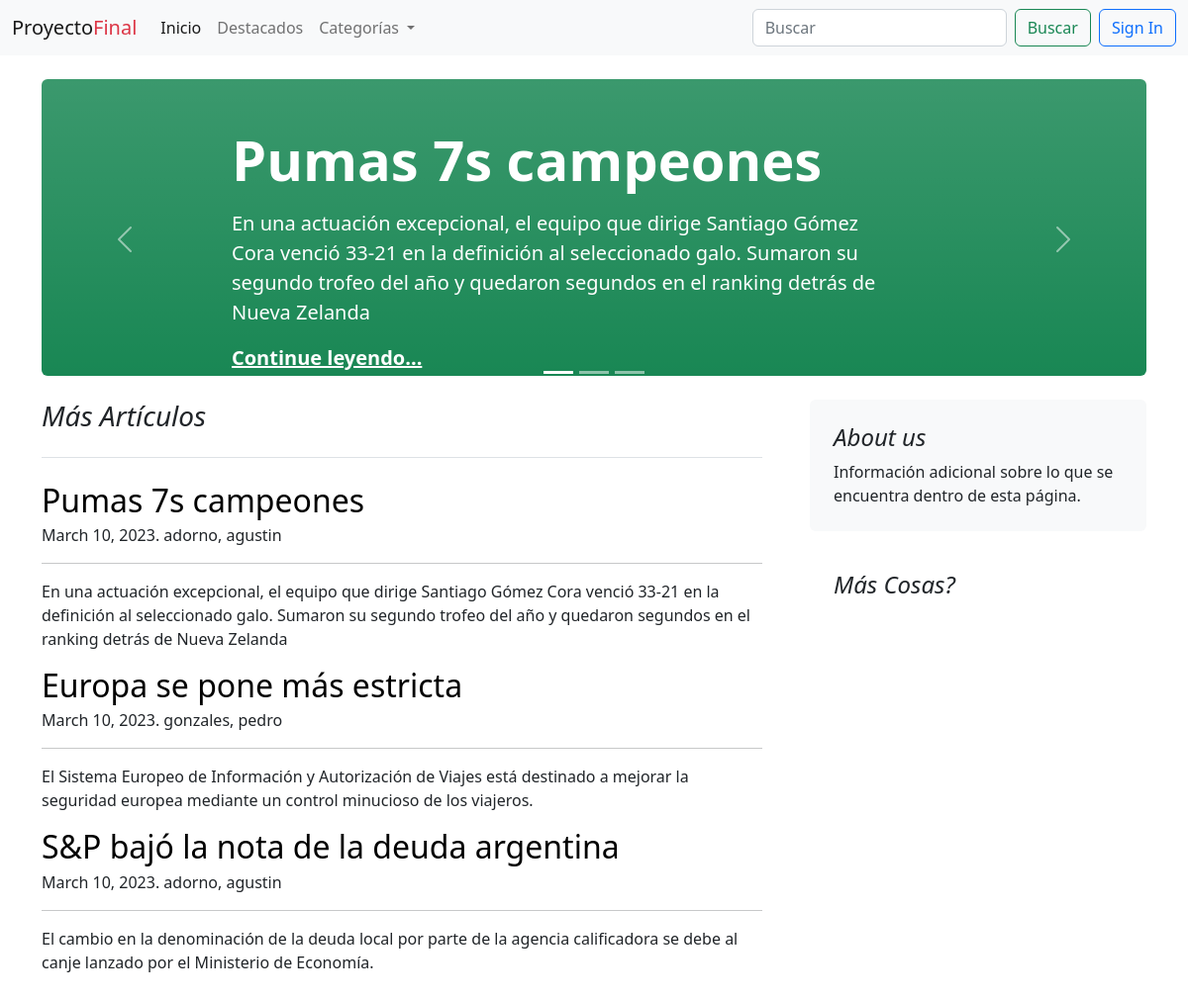
/, run on an earlier commit of the app's database.
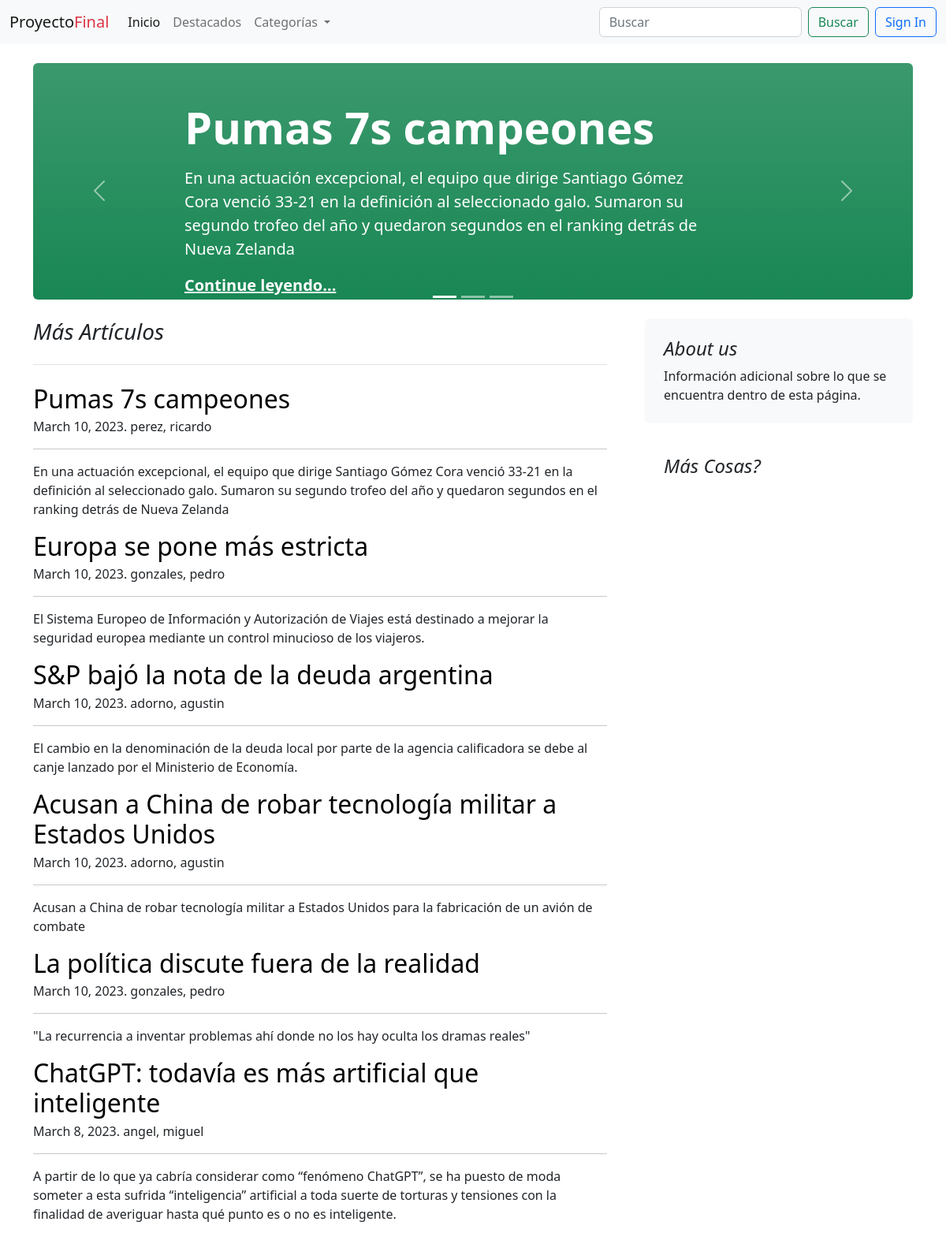
And on a later commit of the database.
### blogs/models.py (models this page shows, shortened)
class Post(models.Model):
    titulo = models.CharField(max_length=300)
    slug = models.SlugField(unique=True)
    overview = models.TextField()
    date_created = models.DateTimeField(auto_now=True)
    contenido = models.TextField()
    autor = models.ForeignKey(settings.AUTH_USER_MODEL, on_delete=models.PROTECT)
    categorias = models.ManyToManyField('Categoria')
    featured = models.BooleanField(default=False)
    imagen = models.ImageField(upload_to='post_imagenes/' ,blank=True, null=True)
    pub_date = models.DateTimeField(default=timezone.now)
    class meta:
        ordering = ["-date_created"]
    def get_absolute_url(self):
        return reverse("blogs:post", kwargs={"slug":self.slug})

### users/models.py (models this page shows)
class user(AbstractUser):
    def __str__(self):
        return f'{self.last_name}, {self.first_name}'

### blogs/views.py (the view)
# urls.py: path('',views.inicio),
def inicio(request):
    posts = Post.objects.filter(
        pub_date__lte=timezone.now()
    )
    categorias = Categoria.objects.all()
    featured = Post.objects.filter(featured=True).filter(
        pub_date__lte=timezone.now()
    )[:3]
    context = {
        'post_list':posts,
        'categorias':categorias,
        'featured':featured,
    }
    return render(request, 'blogs/inicio.html',context=context)

### blogs/context_.py (called while the page is built)
def categorias_(request):
    categorias = Categoria.objects.all()
    return {
        'categorias':categorias
    }

### blogs/templates/blogs/inicio.html (shortened to what this page needs)
{% extends 'base.html' %}
{% block content %}
<div class="container-xxl bd-gutter mt-3 my-md-4 bd-layout">
    <main class="container">
        <div class="row g-5">
            <div class="col-md-12">
                {% include "blogs/featured.html" %}
            </div>
        </div>
        <div class="row g-5">
            <div class="col-md-8">
                <h3 class="pb-4 mb-4 fst-italic border-bottom">
                    Más Artículos
                </h3>
                {% for post in post_list %}
                    <article class="blog-post">
                        <h2 class="blog-post-title mb-1">
                            <a href="{{ post.get_absolute_url }}" style="text-decoration: none"
                               class="text-black">
                                {{ post.titulo }}
                            </a>
                        </h2>
                        <p class="blog-post-meta">{{ post.pub_date.date }}. {{post.autor}}</p>
                        <hr>
                        <p>{{ post.overview }}</p>
                    </article>
                {% endfor %}
            </div>
            <div class="col-md-4">
                <div class="position-sticky" style="top: 2rem;">
                    <div class="p-4 mb-3 bg-light rounded">
                        <h4 class="fst-italic">About us</h4>
                        <p class="mb-0">Información adicional sobre lo que se encuentra dentro de esta página.</p>
                    </div>
                    <div class="p-4">
                        <h4 class="fst-italic">Más Cosas?</h4>
                    </div>
                </div>
            </div>
        </div>
    </main>
</div>
{% endblock content %}

### blogs/templates/base.html (shortened to what this page needs)
<!DOCTYPE html>
<html lang="en">
<head>
    <link href="https://cdn.jsdelivr.net/npm/bootstrap@5.2.2/dist/css/bootstrap.min.css" rel="stylesheet"
>
</head>
<body>
{% include "navbar.html" %}
{% block content %} {% endblock content %}
</body>
</html>

### blogs/templates/navbar.html (shortened to what this page needs)
<nav class="navbar navbar-expand-lg bg-light">
    <div class="container-fluid">
        <a class="navbar-brand" href="/">Proyecto<span class="text-danger">Final</span></a>
        <div class="collapse navbar-collapse" id="navbarSupportedContent">
            <ul class="navbar-nav me-auto mb-2 mb-lg-0">
                <li class="nav-item">
                    <a class="nav-link active" aria-current="page" href="/">Inicio</a>
                </li>
                <li class="nav-item">
                    <a class="nav-link" href="{% url 'blogs:featured' %}">Destacados</a>
                </li>
                <li class="nav-item dropdown">
                    <a class="nav-link dropdown-toggle" href="#" role="button" data-bs-toggle="dropdown"
                       aria-expanded="false">
                       Categorías
                    </a>
                </li>
            </ul>
            <form class="d-flex" role="search" action="{% url 'blogs:search' %}" method="get">
                <input name="search" class="form-control me-2" type="search" placeholder="Buscar" aria-label="Search">
                <button class="btn btn-outline-success" type="submit">Buscar</button>
            </form>
            {% if user.is_authenticated %}
                <a class="btn btn-outline-primary ms-2" href="{% url 'logout' %}" role="button">Sign Out</a>
            {% else %}
                <a class="btn btn-outline-primary ms-2" href="{% url 'login' %}" role="button">Sign In</a>
            {% endif %}
        </div>
    </div>
</nav>

### blogs/templates/blogs/featured.html (shortened to what this page needs)
<div id="carouselIndicators" class="carousel slide" data-bs-ride="true">
    <div class="carousel-indicators">
        <button type="button" data-bs-target="#carouselIndicators" data-bs-slide-to="0" class="active"
                aria-current="true" aria-label="Slide 1"></button>
        <button type="button" data-bs-target="#carouselIndicators" data-bs-slide-to="1"
                aria-label="Slide 2"></button>
        <button type="button" data-bs-target="#carouselIndicators" data-bs-slide-to="2"
                aria-label="Slide 3"></button>
    </div>
    <div class="carousel-inner">
        {% for f in featured %}
            <div class="carousel-item {% if f == featured|first %}active{% endif %}">
                <div class="px-5 p-md-5 mb-4 rounded text-bg-success bg-gradient" style="height: 300px">
                    <div class="col-md-10 px-5 mx-5">
                        <h1 class="display-4 fw-bold px-5">{{ f.titulo }}</h1>
                        <p class="lead my-3 px-5">{{ f.overview }}</p>
                        <p class="lead mb-0 px-5"><a href="{{ f.get_absolute_url }}" class="text-white fw-bold">Continue
                            leyendo...</a></p>
                    </div>
                </div>
            </div>
        {% endfor %}
    </div>
    <button class="carousel-control-prev" type="button" data-bs-target="#carouselIndicators"
            data-bs-slide="prev">
        <span class="carousel-control-prev-icon" aria-hidden="true"></span>
    </button>
    <button class="carousel-control-next" type="button" data-bs-target="#carouselIndicators"
            data-bs-slide="next">
        <span class="carousel-control-next-icon" aria-hidden="true"></span>
    </button>
</div>

What changed in the data, as far as the page shows it:
changed Post "Pumas 7s campeones": autor "adorno, agustin" → "perez, ricardo"
added Post: titulo "Acusan a China de robar tecnología militar a Estados Unidos", pub_date "March 10, 2023", autor "adorno, agustin", overview "Acusan a China de robar tecnología militar a Estados Unidos para la fabricación de un avión de combate", shown under "Más Artículos"
added Post: titulo "La política discute fuera de la realidad", pub_date "March 10, 2023", autor "gonzales, pedro", overview "\"La recurrencia a inventar problemas ahí donde no los hay oculta los dramas reales\"", shown under "Más Artículos"
added Post: titulo "ChatGPT: todavía es más artificial que inteligente", pub_date "March 8, 2023", autor "angel, miguel", overview "A partir de lo que ya cabría considerar como “fenómeno ChatGPT”, se ha puesto de moda someter a esta sufrida “inteligencia” artificial a toda suerte de torturas y tensiones con la finalidad de averiguar hasta qué punto es o no es inteligente.", shown under "Más Artículos"
